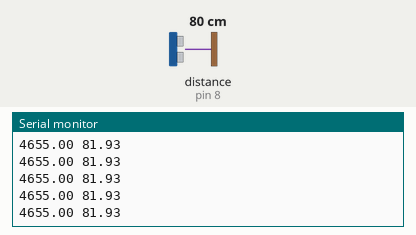
The sketch below on a simulated Arduino Uno, built with avr-gcc and run on an emulated ATmega328P. Shown: the last lines printed to the serial monitor. Wiring (inferred from the names in the program): ultrasonic range finder: trigger pin 9; echo pin 8. Inputs (shaded band) come from the test bench; at power-on: distance to the obstacle (sensor on pin 8) 80 cm. The echo pulse lasts 58.3 µs per cm.

Above: at 1.2 s.
1.3 s: distance to the obstacle (sensor on pin 8) set to 2 cm
At 1.41 s:
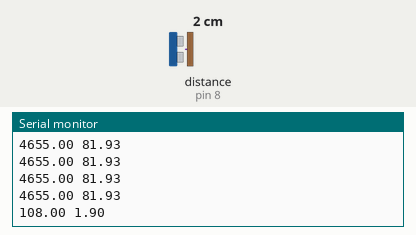
2.8 s: distance to the obstacle (sensor on pin 8) set to 4 cm
At 2.8 s:
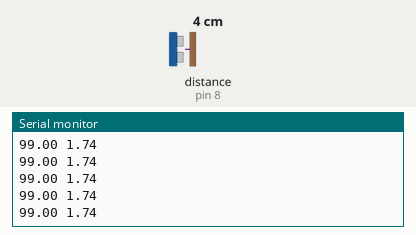
Timing chart, 0 to 5.8 s (numbered marks = the images above; inputs shaded):
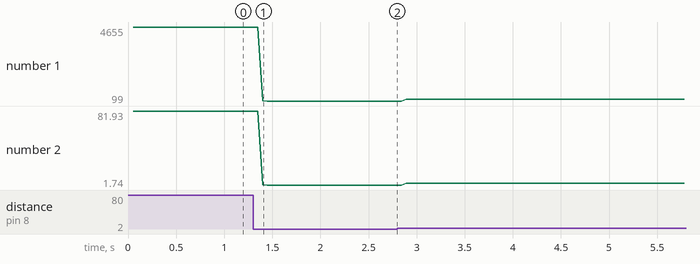

Measured:
- after the input at 1.3 s, the serial monitor: prints a new line after 0.10 s (image 1)
- plotted number 1: 4655 → 99 after the input at 1.3 s, 99 → 216 after the input at 2.8 s
- plotted number 2: 81.93 → 1.74 after the input at 1.3 s, 1.74 → 3.8 after the input at 2.8 s

The sketch:

Ultrasonic1.ino
```cpp
int trigPin = 9;
int echoPin = 8;
float travelTime; //in microsecond
float travelDistance; //in cm
float distance; //in cm
float speed; //in cm/microsecond

void setup() {
  // put your setup code here, to run once:
  Serial.begin(115200);
  pinMode(trigPin, OUTPUT);
  pinMode(echoPin, INPUT);
}

void loop() {
  // put your main code here, to run repeatedly:
  digitalWrite(trigPin, LOW);
  delayMicroseconds(10);
  digitalWrite(trigPin, HIGH);
  delayMicroseconds(10);
  digitalWrite(trigPin, LOW);
  travelTime = pulseIn(echoPin, HIGH);
  travelDistance = 0.0352*travelTime;
  distance = travelDistance/2;
  delay(50);
  Serial.print(travelTime);
  Serial.print(" ");
  Serial.println(distance);
}
```
